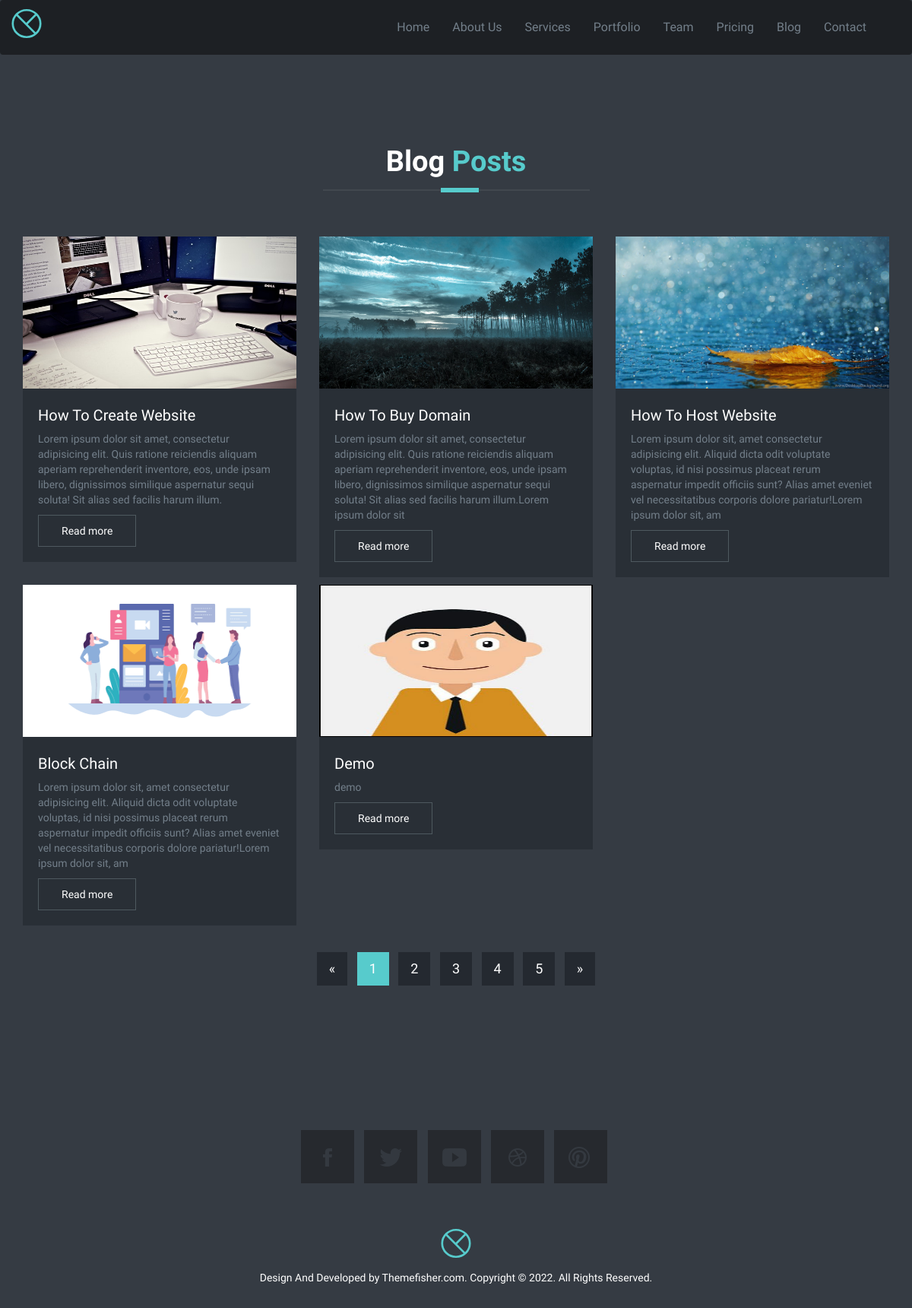
Screenshot of /blog.php with the database file from the repository.
### tables this page shows
CREATE TABLE `blog` (
  `id` int(10) NOT NULL,
  `blog_title` varchar(50) NOT NULL,
  `author_name` varchar(30) NOT NULL,
  `featured_image` varchar(300) NOT NULL,
  `primary_content` varchar(2000) NOT NULL,
  `secondary_image` varchar(300) NOT NULL,
  `secondary_content` varchar(2000) NOT NULL,
  `date` varchar(30) NOT NULL
);

### config/function.php (called while the page is built, shortened)
<?php
function showAllBlog(){
    $conn=getConnection();
    $sql="select * from blog";
    $result = mysqli_query($conn, $sql);
		$blogs =[];
		while($row = mysqli_fetch_assoc($result)){
			array_push($blogs, $row);
		}
		return $blogs;
}
?>

### blog.php (the view, shortened to what this page needs)
<?php
  include 'config/function.php';
?>
<!DOCTYPE html>
<html class="no-js">
<head>
	<link rel="stylesheet" href="plugins/themefisher-font/style.css">
	<link rel="stylesheet" href="plugins/bootstrap/dist/css/bootstrap.min.css">
	<link rel="stylesheet" href="plugins/animate-css/animate.css">
	<link rel="stylesheet" href="plugins/magnific-popup/dist/magnific-popup.css">
	<link rel="stylesheet" href="plugins/slick-carousel/slick/slick.css">
	<link rel="stylesheet" href="plugins/slick-carousel/slick/slick-theme.css">
	<link rel="stylesheet" href="css/style.css">
</head>
<body id="body" data-spy="scroll" data-target=".navbar" data-offset="50">
<header id="navigation" class="navbar navigation">
  <div class="container">
    <div class="navbar-header">
      <a class="navbar-brand logo" href="index.php">
      </a>
    </div>
    <nav class="collapse navbar-collapse navbar-right" role="Navigation">
      <ul id="nav" class="nav navbar-nav navigation-menu">
        <li><a data-scroll href="index.php#body">Home</a></li>
        <li><a data-scroll href="index.php#about">About Us</a></li>
        <li><a data-scroll href="index.php#services">Services</a></li>
        <li><a data-scroll href="index.php#portfolio">Portfolio</a></li>
        <li><a data-scroll href="index.php#our-team">Team</a></li>
        <li><a data-scroll href="index.php#pricing">Pricing</a></li>
        <li><a data-scroll href="index.php#blog">Blog</a></li>
        <li><a data-scroll href="index.php#contact-us">Contact</a></li>
      </ul>
    </nav>
  </div>
</header>
<section id="blog" class="section">
  <div class="container">
    <div class="row">
      <div class="title text-center wow fadeInDown">
        <h2>Blog <span class="color">Posts</span></h2>
        <div class="border"></div>
      </div>
      <div class="clearfix">
        <?php
				$blogs=showAllBlog();
				for ($i=0; $i < sizeof($blogs); $i++) {
					$id=$blogs[$i]['id'];
					$featured_image=$blogs[$i]['featured_image'];
					$title=$blogs[$i]['blog_title'];
					$primary_content1=$blogs[$i]['primary_content'];
          $primary_content= substr($primary_content1, 0, 250);
					echo "<article class='col-md-4 col-sm-6 col-xs-12 clearfix wow fadeInUp' data-wow-duration='500ms'>
					<div class='post-block'>
						<div class='media-wrapper'>
							<img class='blog-image' src='images/blog/$featured_image' class='img-responsive'>
						</div>
						<div class='content'>
							<h3><a href=''>$title</a></h3>
							<p>$primary_content</p>
							<a class='btn btn-transparent' href='blog-single.php?id=$id'>Read more</a>
						</div>
					</div>
				</article>";
				}
			?>
      </div>
      <nav aria-label="Page navigation" class="text-center">
        <ul class="pagination pagination-lg">
          <li>
            <a href="#" aria-label="Previous">
              <span aria-hidden="true">&laquo;</span>
            </a>
          </li>
          <li><a class="active" href="#">1</a></li>
          <li><a href="#">2</a></li>
          <li><a href="#">3</a></li>
          <li><a href="#">4</a></li>
          <li><a href="#">5</a></li>
          <li>
            <a href="#" aria-label="Next">
              <span aria-hidden="true">&raquo;</span>
            </a>
          </li>
        </ul>
      </nav>
    </div>
  </div>
</section>
<footer id="footer" class="bg-one">
	<div class="container">
		<div class="row wow fadeInUp" data-wow-duration="500ms">
			<div class="col-lg-12">
				<div class="social-icon">
					<ul class="list-inline">
						<li><a href="https://facebook.com/themefisher"><i class="tf-ion-social-facebook"></i></a></li>
						<li><a href="https://twitter.com/themefisher"><i class="tf-ion-social-twitter"></i></a></li>
						<li><a href="https://www.youtube.com/channel/UCx9qVW8VF0LmTi4OF2F8YdA"><i class="tf-ion-social-youtube"></i></a></li>
						<li><a href="https://dribbble.com/themefisher"><i class="tf-ion-social-dribbble-outline"></i></a></li>
						<li><a href="https://pinterest.com/themefisher"><i class="tf-ion-social-pinterest-outline"></i></a></li>
					</ul>
				</div>
				<div class="copyright text-center">
					<a href="index.php">
					</a>
					<br />
					<p>Design And Developed by <a href="http://www.themefisher.com">Themefisher.com</a>. Copyright
						&copy; . All Rights Reserved.</p>
				</div>
			</div>
		</div>
	</div>
</footer>
    </body>
</html>

### css/style.css (style rules this page uses)
html { background-color: #353b43; color: #737f8a; }
body { background-color: #353b43; font-family: "Anaheim", sans-serif; color: #737f8a; -webkit-font-smoothing: antialiased; }
h1, h2, h3, h4, h5, h6 { font-weight: 400; font-family: "Quattrocento Sans", sans-serif; color: #afbac4; }
p { font-family: "Quattrocento Sans", sans-serif; }
ol, ul { margin: 0; padding: 0; list-style: none; }
a { color: #fff; transition: all .3s ease-in 0s; }
a, a:focus, a:hover { text-decoration: none; outline: 0; }
.btn { background-color: transparent; color: #fff; padding: 10px 30px; border-radius: 0; transition: all .3s ease-in 0s; }
.btn-transparent { border: 1px solid #4e595f; }
.border { border-top: 2px solid rgba(236, 239, 241, 0.07); height: 1px; margin: 15px auto 0; position: relative; width: 30%; }
.border:before { background-color: #fff; content: ''; height: 6px; left: 50%; margin-left: -20px; position: absolute; top: -4px; width: 50px; background-color: #57cbcc; }
.color { color: #6CB670; }
.bg-one { background-color: #353b43; }
a { transition: all .2s ease-in 0s; }
.section { padding: 100px 0; }
.title { padding-bottom: 60px; }
.title h2 { text-transform: capitalize; font-weight: 700; font-size: 38px; color: #fff; }
.title h2 span { color: #57cbcc; }
.pagination li { margin: 5px; display: inline-block; }
.pagination li a { background: #242930; border: 0; color: #fff; }
.pagination li a:hover, .pagination li a.active { background: #57cbcc; color: #fff; }
.pagination-lg > li:first-child > a, .pagination-lg > li:first-child > span { border-top-left-radius: 0px; border-bottom-left-radius: 0px; }
.pagination-lg > li:last-child > a, .pagination-lg > li:last-child > span { border-top-right-radius: 0px; border-bottom-right-radius: 0px; }
.logo { margin-top: 10px; display: inline-block; }
.navigation { background-color: #1d2024; width: 100%; z-index: 99; margin-bottom: 0; padding: 10px; }
.navigation .logo { padding: 0; height: auto; margin-top: 0; }
.navigation .navigation-menu li a { font-size: 16px; color: #737f8a; }
.post-block { background-color: #292F36; margin-bottom: 10px; }
.post-block .content { padding: 20px; }
.post-block .content h3 { margin: 0 0 6px; font-size: 20px; line-height: 1.5; text-transform: capitalize; }
.social-icon { padding: 60px 0 35px; }
.social-icon ul { text-align: center; }
.social-icon ul li { margin-bottom: 4px; }
.social-icon ul li a { background-color: #26292e; border: 1px solid transparent; display: block; height: 70px; width: 70px; -webkit-transform: rotateY(180deg); transform: rotateY(180deg); transition: all 400ms ease-out 0s; }
.social-icon ul li a i { color: #55606a; display: inline-block; font-size: 32px; line-height: 70px; margin: 0; opacity: 0.3; filter: alpha(opacity=30); -webkit-transform: rotateY(180deg); transform: rotateY(180deg); transition: all 400ms ease-out 0s; }
.copyright { padding: 20px 0; color: #fff; }
.copyright p { margin-top: 10px; }
.blog-image { width: 100%; height: 200px; }

### rows the page displays
blog: featured_image (picture), blog_title "How To Create Website", primary_content "Lorem ipsum dolor sit amet, consectetur adipisicing elit. Quis ratione reiciendis aliquam aperiam reprehenderit inventore, eos, unde ipsam libero, dignissimos similique aspernatur sequi soluta! Sit alias sed facilis harum illum."
blog: featured_image (picture), blog_title "How To Buy Domain", primary_content "Lorem ipsum dolor sit amet, consectetur adipisicing elit. Quis ratione reiciendis aliquam aperiam reprehenderit inventore, eos, unde ipsam libero, dignissimos similique aspernatur sequi soluta! Sit alias sed facilis harum illum.Lorem ipsum dolor sit"
blog: featured_image (picture), blog_title "How To Host Website", primary_content "Lorem ipsum dolor sit, amet consectetur adipisicing elit. Aliquid dicta odit voluptate voluptas, id nisi possimus placeat rerum aspernatur impedit officiis sunt? Alias amet eveniet vel necessitatibus corporis dolore pariatur!Lorem ipsum dolor sit, am"
blog: featured_image (picture), blog_title "Block Chain", primary_content "Lorem ipsum dolor sit, amet consectetur adipisicing elit. Aliquid dicta odit voluptate voluptas, id nisi possimus placeat rerum aspernatur impedit officiis sunt? Alias amet eveniet vel necessitatibus corporis dolore pariatur!Lorem ipsum dolor sit, am"
blog: featured_image (picture), blog_title "Demo", primary_content "demo"
